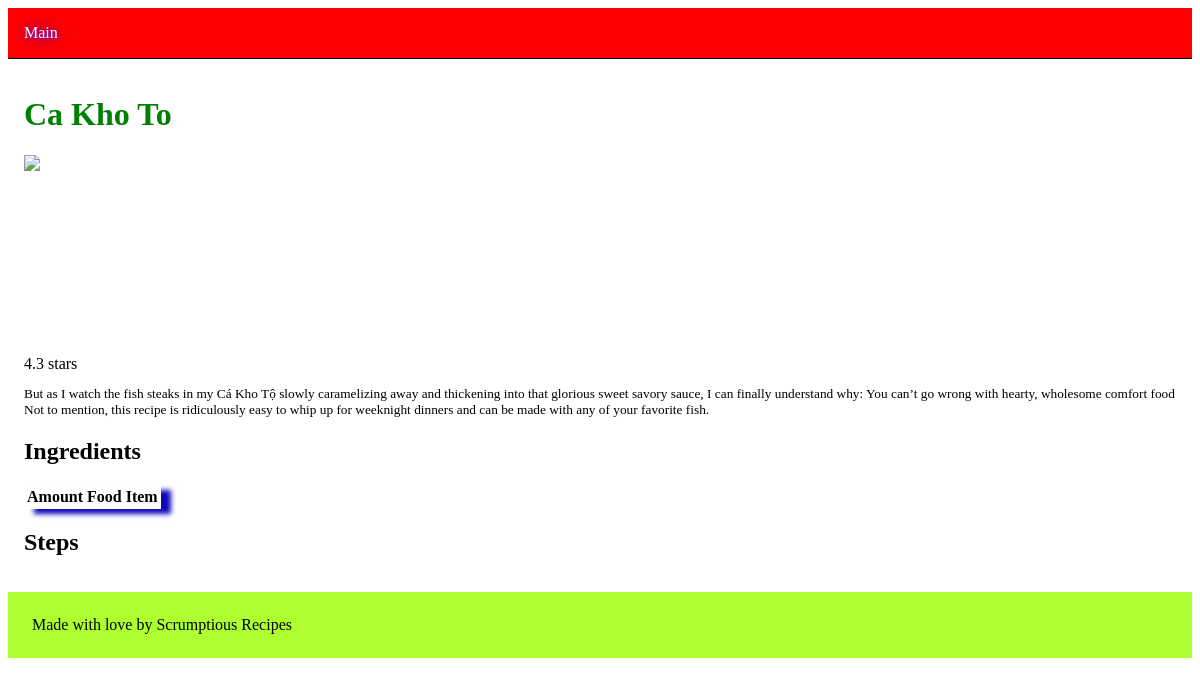
The page /recipes/2/ on the database as committed earlier.
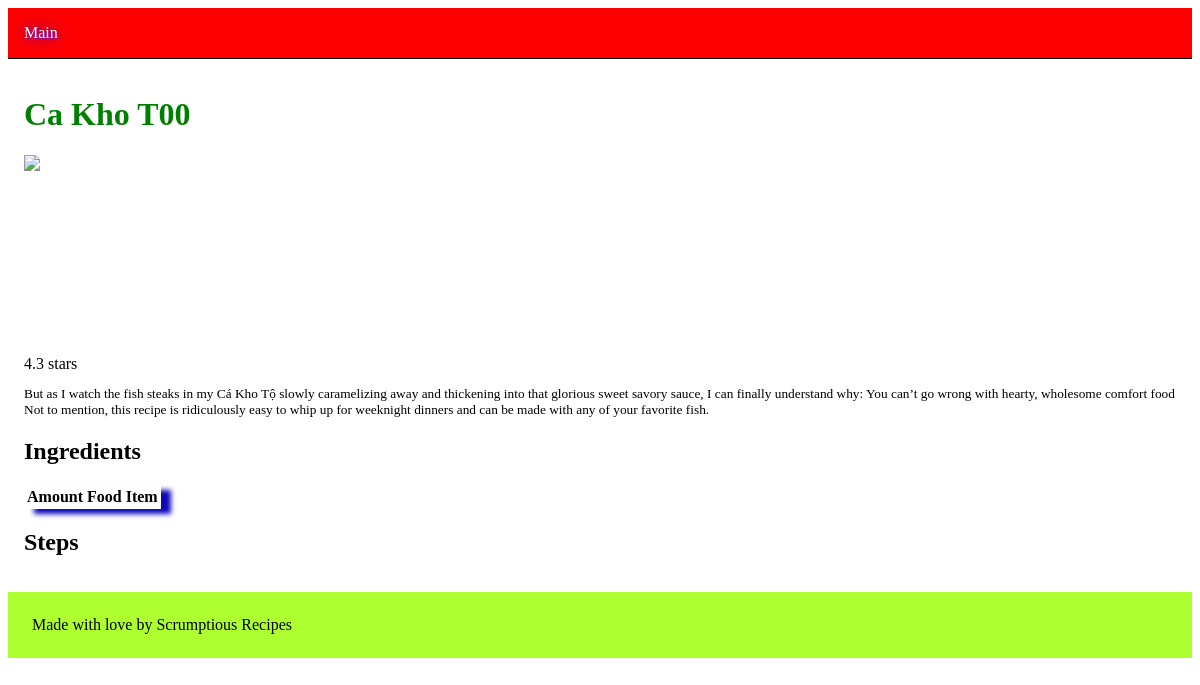
The same page on the database as committed later.
### recipes/models.py (models this page shows, shortened)
class Recipe(models.Model):
    title = models.CharField(max_length = 200)
    picture = models.URLField()
    description = models.TextField()
    created_on = models.DateTimeField(auto_now_add=True)
    author = models.ForeignKey(
        settings.AUTH_USER_MODEL,
        related_name= "recipes",
        on_delete = models.CASCADE,
        null = True,
    )

### recipes/views.py (the view)
# urls.py: path("<int:id>/", show_recipe, name = "show_recipe"),
def show_recipe(request, id):
    recipe = get_object_or_404(Recipe, id=id)
    context={
        "recipe_object": recipe,
    }
    return render(request, "recipes/detail.html", context)

### recipes/templates/recipes/detail.html (shortened to what this page needs)
{% load static %}
<!DOCTYPE html>
<html lang="en">
    <head>
        <link rel="stylesheet" href="{% static "css/recipes.css" %}">
    </head>
    <body>
        <header>
            <nav>
                <a id= "main" href="{% url 'recipe_list' %}" >Main</a>
            </nav>
        </header>
        <main>
            <h1>{{recipe_object.title}}</h1>
            <img class="fit-picture" src = "{{recipe_object.picture}}">
            <div>4.3 stars</div>
            <p>{{ recipe_object.description }}</p>
            <h2>Ingredients</h2>
            <table>
                <thead>
                    <tr>
                        <th>Amount</th>
                        <th>Food Item</th>
                    </tr>
                </thead>
            </table>
            <h2>Steps</h2>
        </main>
        <footer>Made with love by Scrumptious Recipes</footer>
    </body>
</html>

### recipes/static/css/recipes.css (style rules this page uses)
main { padding: 16px; }
footer { padding: 24px 24px; background-color: greenyellow }
img { height: 200px; margin-left: 0; }
header { background-color: red; }
nav { padding: 16px; border-bottom: 1px solid black }
footer { position: static; }
a { text-decoration: none; color: green; text-shadow: 1px 1px 1px rgb(124, 11, 204), 0 0 1em blue; }
h1 { color: green; }
table { box-shadow: 10px 5px 5px rgb(13, 7, 184); }
#main { color: white; }
p { font-size: smaller; }
.fit-picture { display: block }

Rows that differ between the two databases and show on the page:
changed Recipe: title "Ca Kho To" → "Ca Kho T00"
